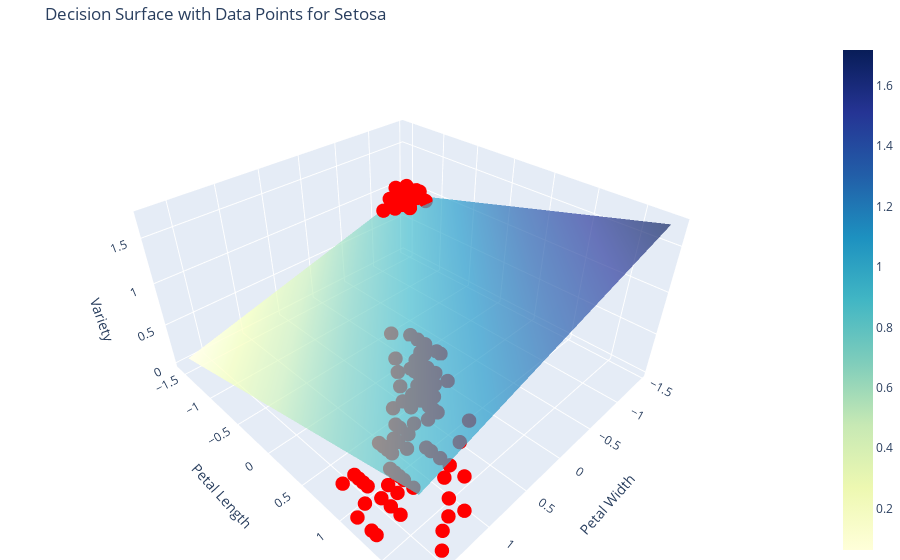
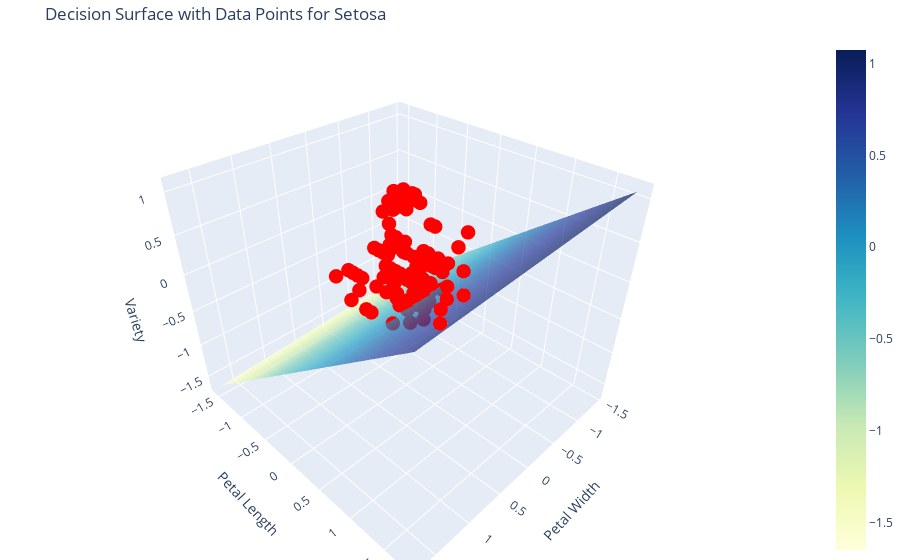

Notebook cell for these charts, in order:
### Code cell
# Train and evaluate the model for Setosa
print("Training Setosa Model")
a_setosa, b_setosa, c_setosa = train_and_evaluate(data_Setosa)

## Train and evaluate the model for Versicolor
#print("\nTraining Versicolor Model")
#a_versicolor, b_versicolor, c_versicolor = train_and_evaluate(data_Versicolor)

# Train and evaluate the model for Virginica
print("\nTraining Virginica Model")
a_virginica, b_virginica, c_virginica = train_and_evaluate(data_Virginica)
plot_decision_surface(a_setosa, b_setosa, c_setosa, data_Setosa)
#plot_decision_surface(a_versicolor, b_versicolor, c_versicolor, data_Versicolor)
plot_decision_surface(a_virginica, b_virginica, c_virginica, data_Virginica)

### Figure 1 — Plotly figure (JSON) as saved in the notebook; plotly's stock layout.template omitted (floating-point values rounded to 4 significant figures; data arrays with more than 128 entries replaced by an {"elided": "..."} marker saying what was removed)
{"data": [{"colorscale": [[0, "rgb(255,255,217)"], [0.125, "rgb(237,248,177)"], [0.25, "rgb(199,233,180)"], [0.375, "rgb(127,205,187)"], [0.5, "rgb(65,182,196)"], [0.625, "rgb(29,145,192)"], [0.75, "rgb(34,94,168)"], [0.875, "rgb(37,52,148)"], [1, "rgb(8,29,88)"]], "opacity": 0.7, "type": "surface", "x": {"elided": "100x100 float values"}, "y": {"elided": "100x100 float values"}, "z": {"elided": "100x100 float values"}}, {"marker": {"color": "red", "size": 5}, "mode": "markers", "type": "scatter3d", "x": {"elided": "150 float values"}, "y": {"elided": "150 float values"}, "z": {"elided": "150 int values"}}], "layout": {"margin": {"b": 0, "l": 0, "r": 0, "t": 40}, "scene": {"xaxis": {"title": {"text": "Petal Width"}}, "yaxis": {"title": {"text": "Petal Length"}}, "zaxis": {"title": {"text": "Variety"}}}, "title": {"text": "Decision Surface with Data Points for Setosa"}}}

### Figure 2 — Plotly figure (JSON) as saved in the notebook; plotly's stock layout.template omitted (floating-point values rounded to 4 significant figures; data arrays with more than 128 entries replaced by an {"elided": "..."} marker saying what was removed)
{"data": [{"colorscale": [[0, "rgb(255,255,217)"], [0.125, "rgb(237,248,177)"], [0.25, "rgb(199,233,180)"], [0.375, "rgb(127,205,187)"], [0.5, "rgb(65,182,196)"], [0.625, "rgb(29,145,192)"], [0.75, "rgb(34,94,168)"], [0.875, "rgb(37,52,148)"], [1, "rgb(8,29,88)"]], "opacity": 0.7, "type": "surface", "x": {"elided": "100x100 float values"}, "y": {"elided": "100x100 float values"}, "z": {"elided": "100x100 float values"}}, {"marker": {"color": "red", "size": 5}, "mode": "markers", "type": "scatter3d", "x": {"elided": "150 float values"}, "y": {"elided": "150 float values"}, "z": {"elided": "150 int values"}}], "layout": {"margin": {"b": 0, "l": 0, "r": 0, "t": 40}, "scene": {"xaxis": {"title": {"text": "Petal Width"}}, "yaxis": {"title": {"text": "Petal Length"}}, "zaxis": {"title": {"text": "Variety"}}}, "title": {"text": "Decision Surface with Data Points for Setosa"}}}
